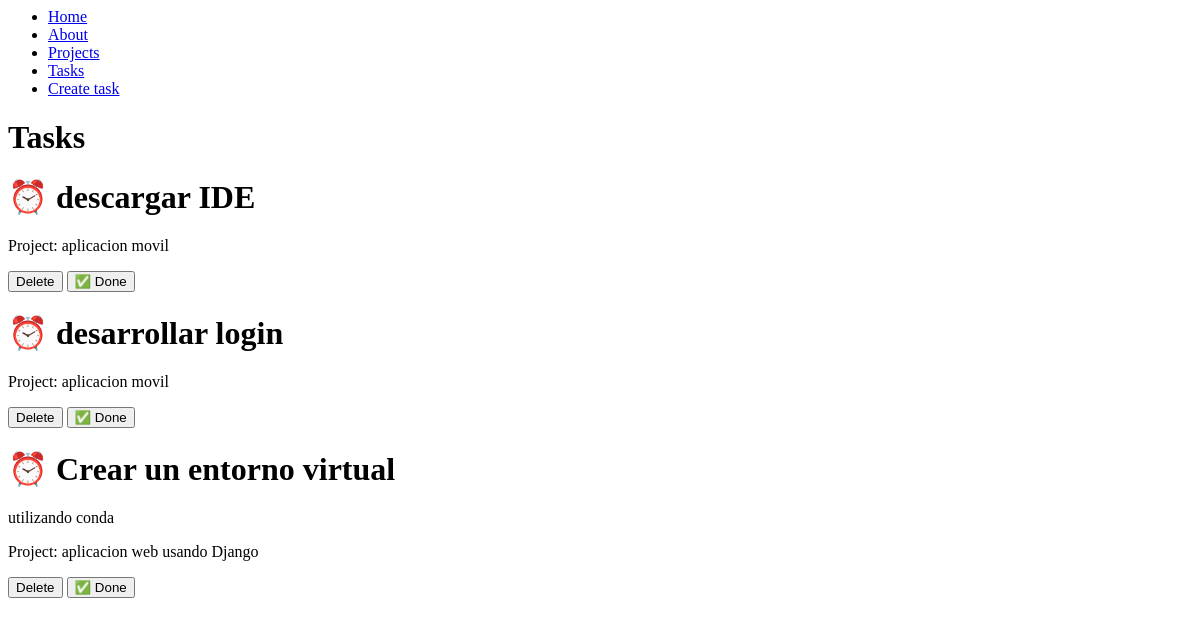
Page /tasks/ on the earlier database version.
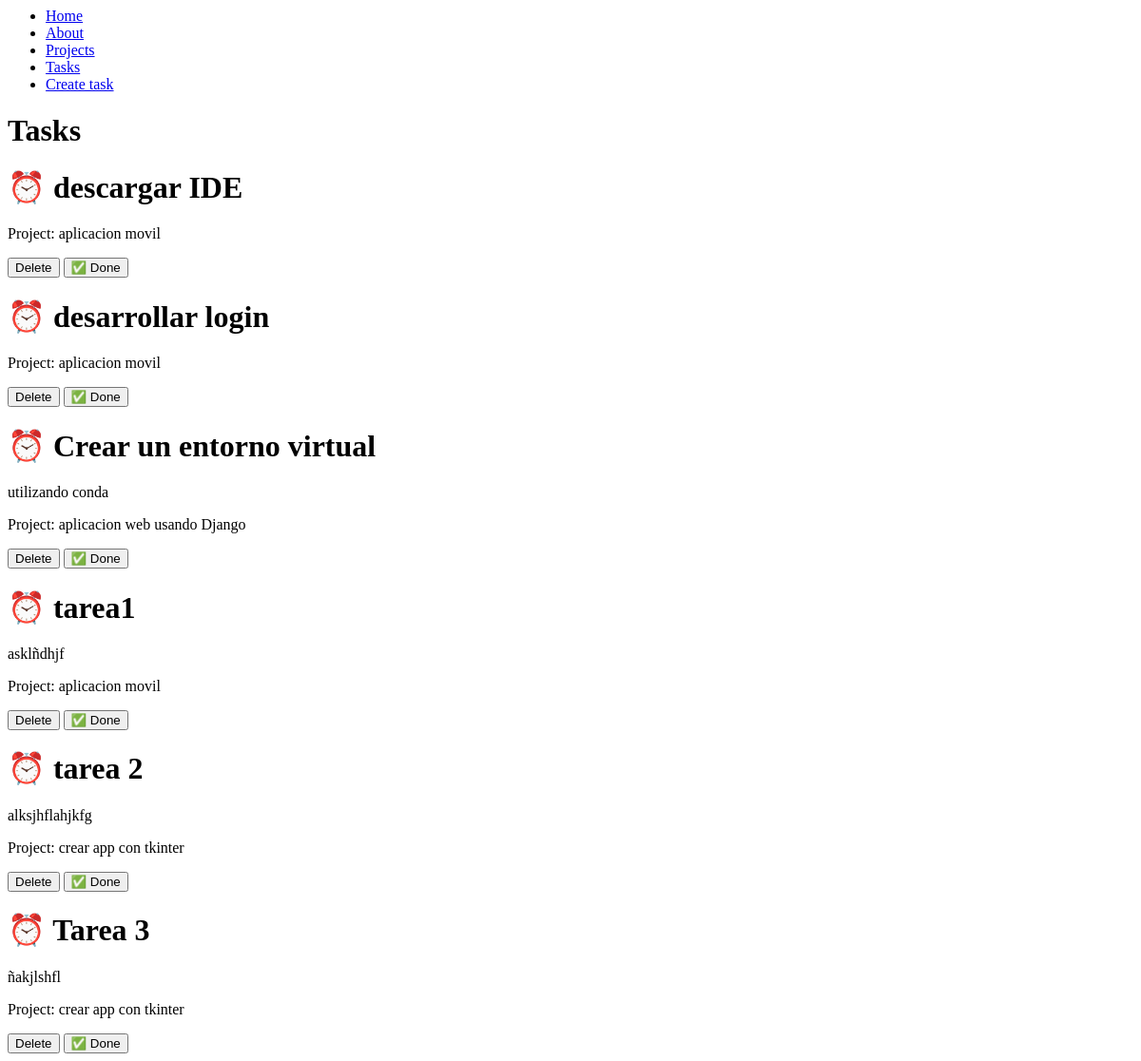
Same page on the later database version.
### myapp/models.py (models this page shows, shortened)
class Task(models.Model):
    title = models.CharField(max_length=200)
    description = models.TextField()
    project = models.ForeignKey(Project, on_delete=models.CASCADE)
    done = models.BooleanField(default=False)

class Project(models.Model):
    name = models.CharField(max_length=200)
    def __str__(self):
        return self.name

### myapp/views.py (the view)
# urls.py: path('tasks/', views.tasks, name="tasks"),
def tasks(request):
    tasks = Task.objects.all()
    return render(request, 'tasks/tasks.html', {
        'tasks': tasks
    })

### myapp/templates/tasks/tasks.html
{% extends 'layouts/base.html' %}
{% block content %}
    <h1>Tasks</h1>
    {% for task in tasks %}
    <div>
        <h1>{% if task.done == False%} ⏰ {% else %} ✅ {% endif %}{{task.title}}</h1>
        <p>{{task.description}}</p>
        <p>Project: {{task.project}}</p>
        <button>
            Delete
        </button>
        <button>
            ✅ Done
        </button>
    </div>
    {% endfor %}
{% endblock %}

### myapp/templates/layouts/base.html
<nav>
    <ul>
        <li>
            <a href="/">Home</a>
        </li>
        <li>
            <a href="/about">About</a>
        </li>
        <li>
            <a href="/projects">Projects</a>
        </li>
        <li>
            <a href="/tasks">Tasks</a>
        </li>
        <li>
            <a href="/create_task">Create task</a>
        </li>
    </ul>
</nav>
{% block content %}
{% endblock %}

Differences in the rows shown:
added Task: title "tarea1", description "asklñdhjf", project "aplicacion movil"
added Task: title "tarea 2", description "alksjhflahjkfg", project "crear app con tkinter"
added Task: title "Tarea 3", description "ñakjlshfl", project "crear app con tkinter"
